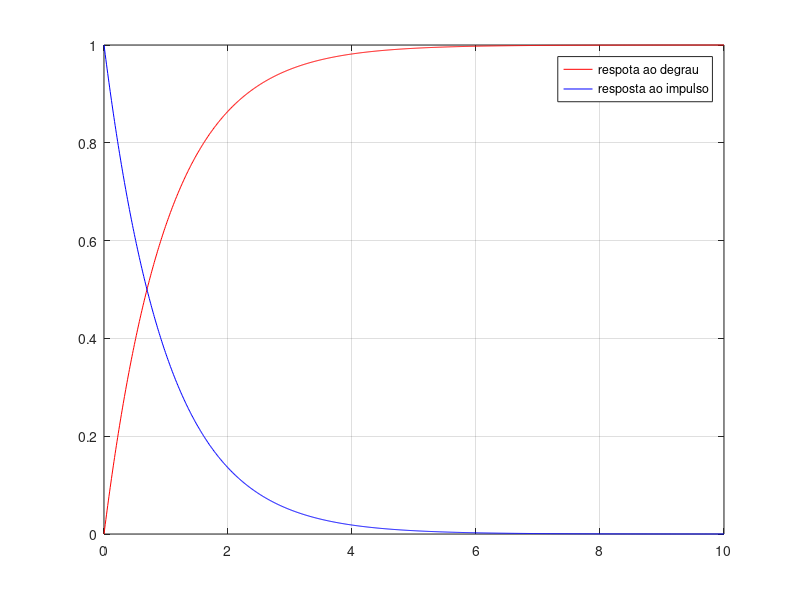
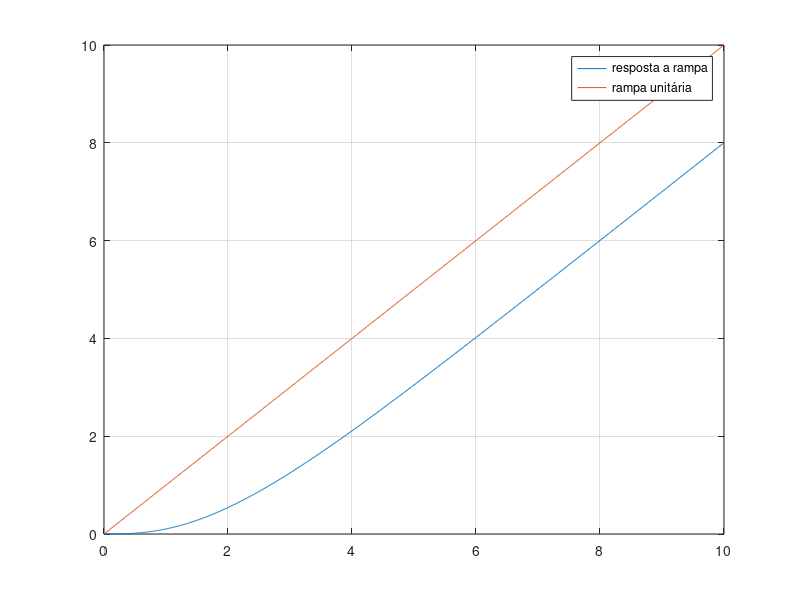
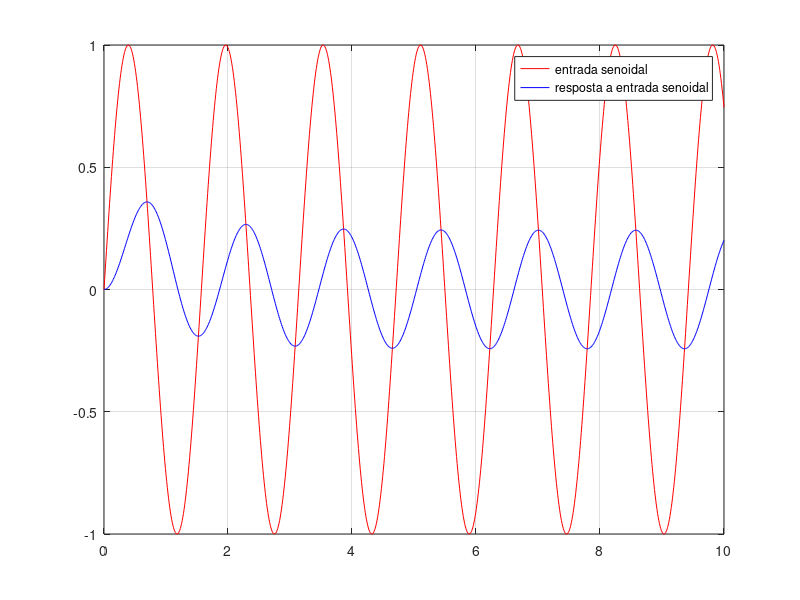

These charts were generated, in order, by the following MATLAB code:
clear ; clc ; close all
t = linspace(0,10,1000) ;
Num = 1 ;Den = [1 1];  % s^2 + 2*s + 1
sys = tf(Num,Den) ;
ys = step(sys,t) ; % resposta ao degrau unitário R(s) = 1/s
yi = impulse(sys,t) ; % resposta ao impulso
figure(1),plot(t,ys,'-r') ; hold on
plot(t,yi,'-b') ; hold off ; grid on
legend('respota ao degrau','resposta ao impulso','Location','best')
print('Step_Impulse_Gamb1','-dpng')
%% Resposta a Rampa
NumR = 1 ; DenR = [1 2 1 0] ; % s^3 + 2*s^2 + s
sysR = tf(NumR,DenR) ; % 1 / (s^3 + 2*s^2 + s)
yr = step(sysR,t) ; % aplicando degrau para obter a resposta a rampa
figure(2),plot(t,yr) ; hold on
plot(t,t) ; hold off ;grid on
legend('resposta a rampa','rampa unitária','Location','best')
print('Step_Impulse_Gamb2','-dpng')
%% 
u = sin(4*t) ;
Isin = tf(4,[1 0 16]) ; % sin(4*t)
Osin = sys*Isin ; % convoluindo a entrada com a entrada senoidal
ysin = impulse(Osin,t) ; % resposta ao seno empregando o impuslo
figure(3),plot(t,u,'-r') ; hold on
plot(t,ysin,'-b') ; hold off ; grid on
legend('entrada senoidal','resposta a entrada senoidal','Location','best')
print('Step_Impulse_Gamb3','-dpng')
%%



